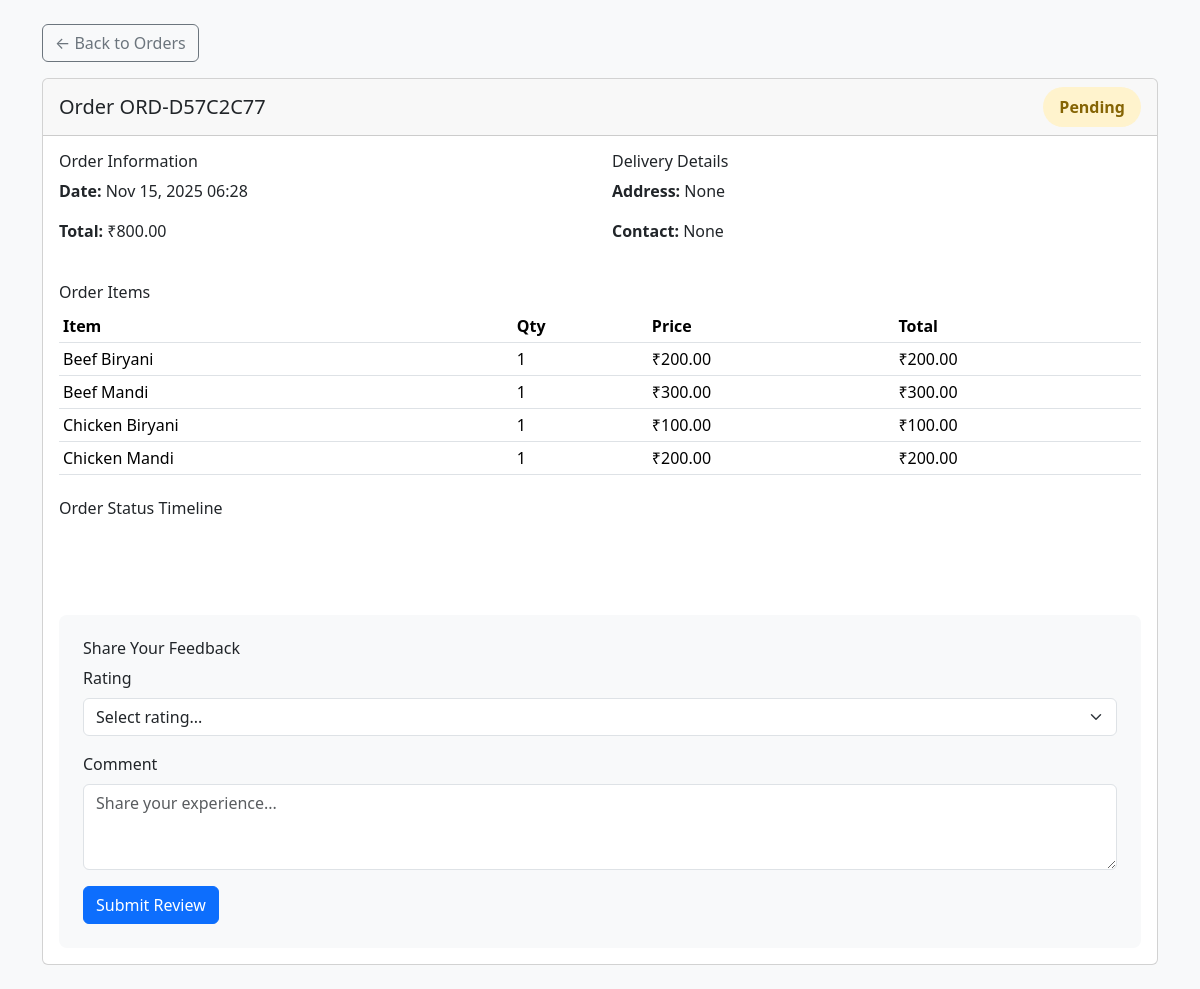
The app's page /order/ORD-D57C2C77/ (signed in) with its own data.
### customer_app/models.py (models this page shows, shortened)
class Order(models.Model):
    ORDER_STATUS_CHOICES = [
        ('pending', 'Pending'),
        ('confirmed', 'Confirmed'),
        ('preparing', 'Preparing'),
        ('ready', 'Ready'),
        ('completed', 'Completed'),
        ('cancelled', 'Cancelled'),
    ]
    customer = models.ForeignKey(regdb, on_delete=models.CASCADE, related_name='orders')
    order_id = models.CharField(max_length=50, unique=True)
    total_amount = models.DecimalField(max_digits=10, decimal_places=2)
    status = models.CharField(max_length=20, choices=ORDER_STATUS_CHOICES, default='pending')
    created_at = models.DateTimeField(default=timezone.now)
    delivery_address = models.TextField(blank=True, null=True)
    contact_number = models.CharField(max_length=20, blank=True, null=True)
    special_instructions = models.TextField(blank=True, null=True)
    class Meta:
        ordering = ['-created_at']

class OrderItem(models.Model):
    order = models.ForeignKey(Order, on_delete=models.CASCADE, related_name='items')
    food_item = models.ForeignKey('admin_app.fooditems', on_delete=models.CASCADE)
    quantity = models.PositiveIntegerField()
    price = models.DecimalField(max_digits=10, decimal_places=2)  # Price at time of order
    def line_total(self):
        return self.price * self.quantity

### admin_app/models.py (models this page shows)
class fooditems(models.Model):
    name = models.CharField(max_length=100)
    description = models.TextField()
    price = models.DecimalField(max_digits=10, decimal_places=2)
    category = models.ForeignKey(categorydb, on_delete=models.CASCADE)
    image = models.ImageField(upload_to='food_items/', blank=True, null=True)
    availability = models.BooleanField(default=True)

### customer_app/views.py (the view)
# urls.py: path('order/<str:order_id>/', views.order_detail, name='order_detail'),
def order_detail(request, order_id):
    if 'Username' not in request.session:
        messages.warning(request, 'Please login to view order details.')
        return redirect('customer_app:user_log')
    customer = get_object_or_404(regdb, Username=request.session['Username'])
    order = get_object_or_404(Order, order_id=order_id, customer=customer)
    context = {
        'order': order,
        'cart_count': sum(_get_cart(request.session).values()) if 'cart' in request.session else 0,
        'fav_count': len(request.session.get('favorites', [])),
    }
    return render(request, 'order_detail.html', context)

### customer_app/templates/order_detail.html (shortened to what this page needs)
{% load static %}
<!DOCTYPE html>
<html lang="en">
<head>
  <link href="{% static 'customer_app/vendors/bootstrap/css/bootstrap.min.css' %}" rel="stylesheet">
  <link href="{% static 'customer_app/vendors/bootstrap-icons/bootstrap-icons.css' %}" rel="stylesheet">
</head>
<body class="bg-light">
  <div class="container py-4">
    <div class="mb-3">
      <a href="{% url 'customer_app:view_orders' %}" class="btn btn-outline-secondary">← Back to Orders</a>
    </div>
    <div class="card">
      <div class="card-header">
        <div class="d-flex justify-content-between align-items-center">
          <h5 class="mb-0">Order {{ order.order_id }}</h5>
          <span class="status-badge status-{{ order.status }}">{{ order.get_status_display }}</span>
        </div>
      </div>
      <div class="card-body">
        <div class="row mb-4">
          <div class="col-md-6">
            <h6>Order Information</h6>
            <p><strong>Date:</strong> {{ order.created_at|date:"M d, Y H:i" }}</p>
            <p><strong>Total:</strong> ₹{{ order.total_amount }}</p>
          </div>
          <div class="col-md-6">
            <h6>Delivery Details</h6>
            <p><strong>Address:</strong> {{ order.delivery_address }}</p>
            <p><strong>Contact:</strong> {{ order.contact_number }}</p>
          </div>
        </div>
        <h6>Order Items</h6>
        <table class="table table-sm">
          <thead>
            <tr>
              <th>Item</th>
              <th>Qty</th>
              <th>Price</th>
              <th>Total</th>
            </tr>
          </thead>
          <tbody>
            {% for item in order.items.all %}
              <tr>
                <td>{{ item.food_item.name }}</td>
                <td>{{ item.quantity }}</td>
                <td>₹{{ item.price }}</td>
                <td>₹{{ item.line_total }}</td>
              </tr>
            {% endfor %}
          </tbody>
        </table>
        <h6 class="mt-4">Order Status Timeline</h6>
        <div class="timeline">
        </div>
        {% if order.reviews.exists %}
          <h6 class="mt-4">Your Review</h6>
          {% with review=order.reviews.first %}
            <div class="alert alert-info">
              <strong>Rating:</strong> {{ review.rating }}/5 ⭐
              <br>
              <strong>Comment:</strong> {{ review.comment }}
              <br>
              <small>Reviewed on {{ review.created_at|date:"M d, Y" }}</small>
            </div>
          {% endwith %}
        {% else %}
          <div class="rating-form">
            <h6>Share Your Feedback</h6>
            <form method="post" action="{% url 'customer_app:submit_review' order.order_id %}">
              <div class="mb-3">
                <label class="form-label">Rating</label>
                <select name="rating" class="form-select" required>
                  <option value="">Select rating...</option>
                </select>
              </div>
              <div class="mb-3">
                <label class="form-label">Comment</label>
                <textarea name="comment" class="form-control" rows="3" placeholder="Share your experience..."></textarea>
              </div>
              <button type="submit" class="btn btn-primary">Submit Review</button>
            </form>
          </div>
        {% endif %}
      </div>
    </div>
  </div>
</body>
</html>

### customer_app/templates/order_detail.html (style rules this page uses)
.status-badge { padding: 0.5rem 1rem; border-radius: 20px; font-weight: 600; display: inline-block; }
.status-pending { background: #fff3cd; color: #856404; }
.timeline { position: relative; padding: 2rem 0; }
.rating-form { background: #f8f9fa; padding: 1.5rem; border-radius: 8px; margin-top: 1.5rem; }

### records on screen
Order: order_id "ORD-D57C2C77", status "Pending", created_at "Nov 15, 2025 06:28", total_amount "800.00", delivery_address "None", contact_number "None"
OrderItem: food_item.name "Beef Biryani", quantity "1", price "200.00", line_total "200.00"
OrderItem: food_item.name "Beef Mandi", quantity "1", price "300.00", line_total "300.00"
OrderItem: food_item.name "Chicken Biryani", quantity "1", price "100.00", line_total "100.00"
OrderItem: food_item.name "Chicken Mandi", quantity "1", price "200.00", line_total "200.00"
